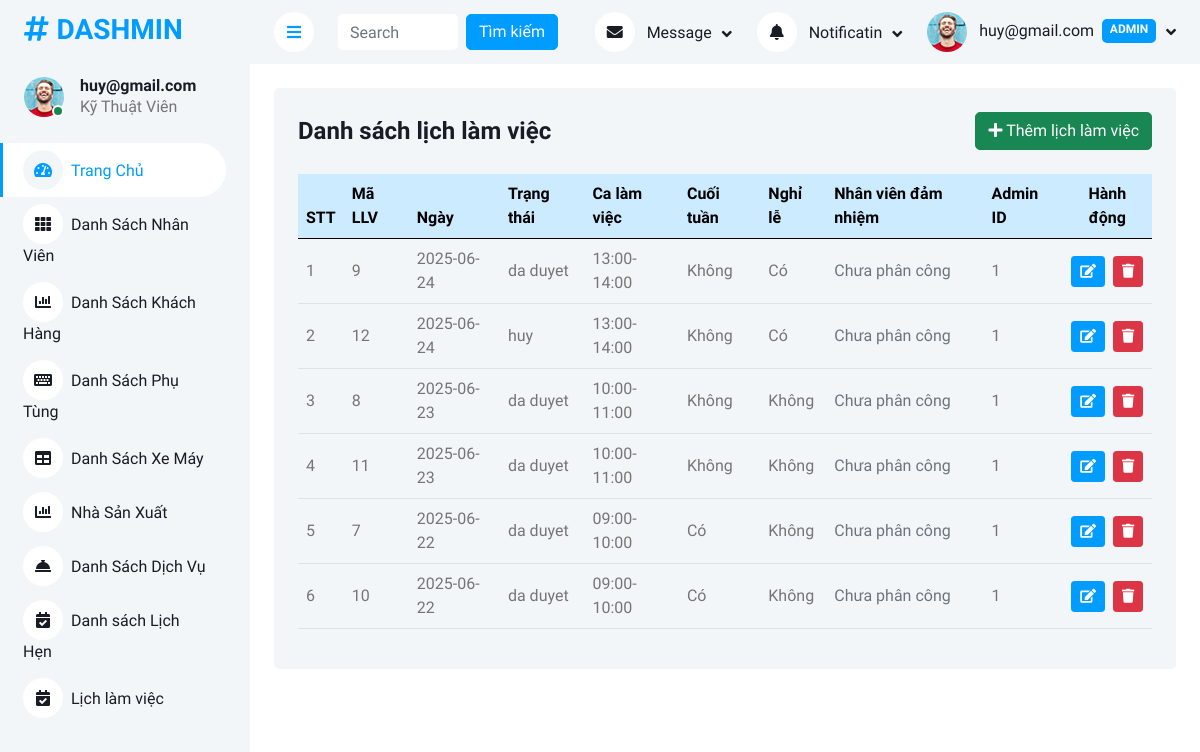
Page /Admin/danhsachlichlamviec.php (signed in) on the earlier database version.
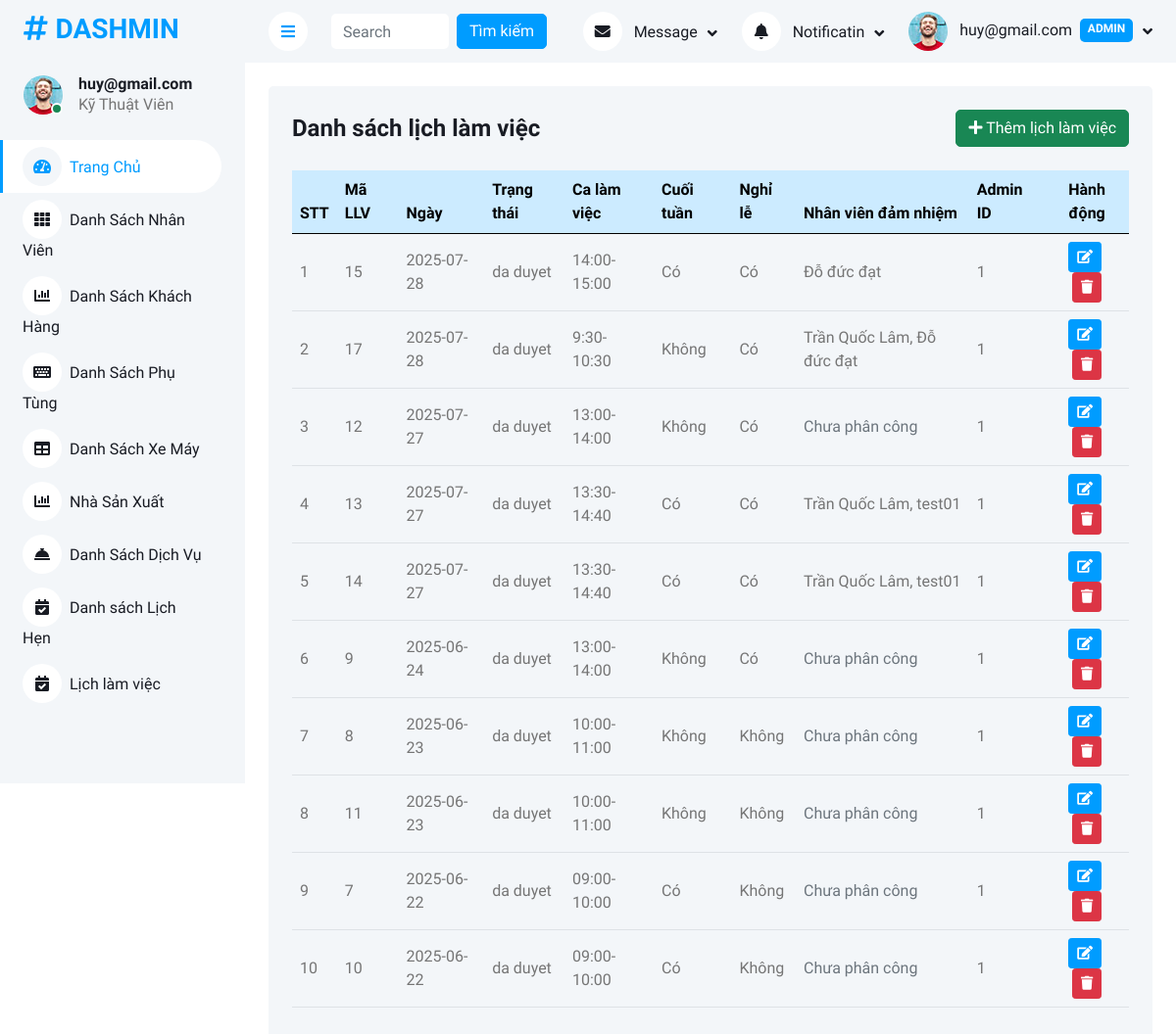
Same page on the later database version.
### tables this page shows
CREATE TABLE `lichlamviec` (
  `MaLLV` int(11) NOT NULL,
  `ngay` date DEFAULT NULL,
  `TrangThai` enum('cho duyet','da duyet','huy') DEFAULT NULL,
  `ThoiGianCa` varchar(255) DEFAULT NULL,
  `LaNgayCuoiTuan` tinyint(1) NOT NULL DEFAULT 0,
  `LaNgayNghiLe` tinyint(1) NOT NULL DEFAULT 0,
  `admin_AdminID` int(11) DEFAULT NULL
);

### Admin/controllers/LichLamViecController.php (called while the page is built, shortened)
<?php
require_once __DIR__ . '/../models/LichLamViecModel.php';
require_once __DIR__ . '/../models/PhanCongLichLamViecModel.php';
class LichLamViecController {
    private $lichLamViecModel;
    private $phanCongModel;
    public function __construct($db) {
        $this->lichLamViecModel = new LichLamViecModel($db);
        $this->phanCongModel = new PhanCongLichLamViecModel($db);
    }
    public function index() {
        $dsLich = $this->lichLamViecModel->getAll();
        $phancongModel = $this->phanCongModel;
        require __DIR__ . '/../views/lichlamviec/list.php';
    }
}
?>

### Admin/models/LichLamViecModel.php (called while the page is built, shortened)
<?php
class LichLamViecModel {
    private $db;
    public function __construct($db) {
        $this->db = $db;
    }
    public function getAll() {
        $stmt = $this->db->prepare("SELECT * FROM lichlamviec ORDER BY ngay DESC");
        $stmt->execute();
        return $stmt->fetchAll(PDO::FETCH_ASSOC);
    }
}
?>

### Admin/models/PhanCongLichLamViecModel.php (called while the page is built, shortened)
<?php
class PhanCongLichLamViecModel
{
    private $db;
    public function __construct($db) { $this->db = $db; }
    public function getNhanVienByMaLLV($MaLLV) {
        $sql = "SELECT nv.MaNV, nv.TenNV
                FROM phancong_lichlamviec pc
                JOIN nhanvien nv ON pc.MaNV = nv.MaNV
                WHERE pc.MaLLV = ?";
        $stmt = $this->db->prepare($sql);
        $stmt->execute([$MaLLV]);
        return $stmt->fetchAll(PDO::FETCH_ASSOC);
    }
}
?>

### Admin/views/lichlamviec/list.php (the view)
<div class="container-fluid pt-4 px-4">
    <div class="bg-light rounded p-4">
        <div class="d-flex justify-content-between align-items-center mb-4">
            <h4 class="mb-0">Danh sách lịch làm việc</h4>
            <a href="?action=add" class="btn btn-success">
                <i class="fa fa-plus"></i> Thêm lịch làm việc
            </a>
        </div>
        <div class="table-responsive">
            <table class="table table-hover align-middle">
                <thead class="table-primary">
                    <tr>
                        <th>STT</th>
                        <th>Mã LLV</th>
                        <th>Ngày</th>
                        <th>Trạng thái</th>
                        <th>Ca làm việc</th>
                        <th>Cuối tuần</th>
                        <th>Nghỉ lễ</th>
                        <th>Nhân viên đảm nhiệm</th>
                        <th>Admin ID</th>
                        <th class="text-center">Hành động</th>
                    </tr>
                </thead>
                <tbody>
                    <?php if (!empty($dsLich)): ?>
                        <?php
                        foreach ($dsLich as $key => $llv):
                            $dsNhanVien = $phancongModel->getNhanVienByMaLLV($llv['MaLLV']);
                            $tenNhanVien = array_column($dsNhanVien, 'TenNV');
                        ?>
                            <tr>
                                <td><?= $key + 1 ?></td>
                                <td><?= htmlspecialchars($llv['MaLLV']) ?></td>
                                <td><?= htmlspecialchars($llv['ngay']) ?></td>
                                <td><?= htmlspecialchars($llv['TrangThai']) ?></td>
                                <td><?= htmlspecialchars($llv['ThoiGianCa']) ?></td>
                                <td><?= $llv['LaNgayCuoiTuan'] ? 'Có' : 'Không' ?></td>
                                <td><?= $llv['LaNgayNghiLe'] ? 'Có' : 'Không' ?></td>
                                <td>
                                    <?php
                                    if (!empty($tenNhanVien)) {
                                        echo htmlspecialchars(implode(', ', $tenNhanVien));
                                    } else {
                                        echo '<span class="text-muted">Chưa phân công</span>';
                                    }
                                    ?>
                                </td>
                                <td><?= htmlspecialchars($llv['admin_AdminID']) ?></td>
                                <td class="text-center">
                                    <a href="?action=edit&id=<?= $llv['MaLLV'] ?>" class="btn btn-sm btn-primary me-1" title="Sửa">
                                        <i class="fa fa-edit"></i>
                                    </a>
                                    <a href="?action=delete&id=<?= $llv['MaLLV'] ?>" class="btn btn-sm btn-danger"
                                       title="Xóa" onclick="return confirm('Bạn có chắc chắn muốn xóa lịch này?')">
                                        <i class="fa fa-trash"></i>
                                    </a>
                                </td>
                            </tr>
                        <?php endforeach; ?>
                    <?php else: ?>
                        <tr>
                            <td colspan="10" class="text-center text-muted">Không có lịch làm việc nào.</td>
                        </tr>
                    <?php endif; ?>
                </tbody>
            </table>
        </div>
    </div>
</div>

### Admin/danhsachlichlamviec.php (shortened to what this page needs)
<?php
require_once __DIR__ . '/controllers/LichLamViecController.php';
$action = $_GET['action'] ?? 'index';
$db = connectDB();
$ctrl = new LichLamViecController($db);
if (method_exists($ctrl, $action)) {
    $ctrl->$action();
} else {
    echo "<div class='p-4 text-danger'>Không tìm thấy chức năng <b>$action</b></div>";
}
$mainContent = ob_get_clean();
?>
<!DOCTYPE html>
<html lang="vi">
<head>
    <link href="https://cdnjs.cloudflare.com/ajax/libs/font-awesome/5.10.0/css/all.min.css" rel="stylesheet">
    <link href="https://cdn.jsdelivr.net/npm/bootstrap-icons@1.4.1/font/bootstrap-icons.css" rel="stylesheet">
    <link href="css/bootstrap.min.css" rel="stylesheet">
    <link href="css/style.css" rel="stylesheet">
</head>
<body>
    <div class="container-xxl position-relative bg-white d-flex p-0">
        <?php include('./layouts/sidebar.php') ?>
        <div class="content">
            <?php include('./layouts/navbar.php') ?>
            <?= $mainContent ?>
        </div>
    </div>
</body>
</html>

### Admin/layouts/sidebar.php (shortened to what this page needs)
<?php
$user = $_SESSION['user'] ?? null;
$role = $user['role'] ?? '';
$displayName = 'Jhon Doe';
$roleLabel = 'Chưa xác định';
if ($user) {
    if ($role === 'admin') {
        $displayName = $user['data']['username'] ?? $user['data']['name'] ?? 'Admin';
        $roleLabel = $user['data']['Roles'] ?? 'Admin';
    } elseif ($role === 'staff') {
        $displayName = $user['data']['TenNV'] ?? 'Staff';
        $roleLabel = $user['data']['Roles'] ?? 'Nhân viên';
    }
}
?>
<div class="sidebar pe-4 pb-3">
    <nav class="navbar bg-light navbar-light">
        <a href="index.php" class="navbar-brand mx-4 mb-3">
            <h3 class="text-primary"><i class="fa fa-hashtag me-2"></i>DASHMIN</h3>
        </a>
        <div class="d-flex align-items-center ms-4 mb-4">
            <div class="position-relative">
                <img class="rounded-circle" src="img/user.jpg" alt="" style="width: 40px; height: 40px;">
                <div class="bg-success rounded-circle border border-2 border-white position-absolute end-0 bottom-0 p-1"></div>
            </div>
            <div class="ms-3">
                <h6 class="mb-0"><?php echo htmlspecialchars($displayName); ?></h6>
                <span><?php echo htmlspecialchars($roleLabel); ?></span>
            </div>
        </div>
        <div class="navbar-nav w-100">
            <a href="index.php" class="nav-item nav-link active"><i class="fa fa-tachometer-alt me-2"></i>Trang Chủ</a>
            <?php if ($role === 'admin'): ?>
                <a href="NVmanagement.php" class="nav-item nav-link"><i class="fa fa-th me-2"></i>Danh Sách Nhân Viên</a>
                <a href="khachhang.php" class="nav-item nav-link"><i class="fa fa-chart-bar me-2"></i>Danh Sách Khách Hàng</a>
                <a href="form.php" class="nav-item nav-link"><i class="fa fa-keyboard me-2"></i>Danh Sách Phụ Tùng</a>
                <a href="table.php" class="nav-item nav-link"><i class="fa fa-table me-2"></i>Danh Sách Xe Máy</a>
                <a href="nhasanxuat.php" class="nav-item nav-link"><i class="fa fa-chart-bar me-2"></i>Nhà Sản Xuất</a>
                <a href="dichvu.php" class="nav-item nav-link"><i class="fa fa-concierge-bell me-2"></i>Danh Sách Dịch Vụ</a>
                <a href="danhsachlichhen.php" class="nav-item nav-link"><i class="fa fa-calendar-check me-2"></i>Danh sách Lịch Hẹn</a>
                                    <a href="danhsachlichlamviec.php" class="nav-item nav-link"><i class="fa fa-calendar-check me-2"></i>Lịch làm việc</a>
            <?php endif; ?>
        </div>
    </nav>
</div>

### Admin/layouts/navbar.php (shortened to what this page needs)
<?php
$user = $_SESSION['user'] ?? null;
$displayName = '';
$roleLabel = '';
if ($user) {
    if ($user['role'] === 'admin') {
        $displayName = $user['data']['username'] ?? $user['data']['name'] ?? 'Admin';
        $roleLabel = '<span class="badge bg-primary ms-2">ADMIN</span>';
    } elseif ($user['role'] === 'staff') {
        $displayName = $user['data']['TenNV'] ?? 'Staff';
        $roleLabel = '<span class="badge bg-success ms-2">STAFF</span>';
    }
} else {
    $displayName = 'User';
}
?>
<nav class="navbar navbar-expand bg-light navbar-light sticky-top px-4 py-0">
    <a href="#" class="sidebar-toggler flex-shrink-0">
        <i class="fa fa-bars"></i>
    </a>
    <form class="d-none d-md-flex ms-4" id="searchForm" method="get" action="" style="max-width:220px;">
        <input id="searchInput" name="search" class="form-control border-0" type="search" placeholder="Search"
               style="height:36px; font-size:16px; padding-top:0; padding-bottom:0;"/>
        <button type="submit" class="btn btn-primary ms-2" style="height:36px; font-size:16px; padding:0 12px;white-space:nowrap;display:flex;align-items:center;">
            Tìm kiếm
        </button>
    </form>
    <div class="navbar-nav align-items-center ms-auto">
        <div class="nav-item dropdown">
            <a href="#" class="nav-link dropdown-toggle" data-bs-toggle="dropdown">
                <i class="fa fa-envelope me-lg-2"></i>
                <span class="d-none d-lg-inline-flex">Message</span>
            </a>
        </div>
        <div class="nav-item dropdown">
            <a href="#" class="nav-link dropdown-toggle" data-bs-toggle="dropdown">
                <i class="fa fa-bell me-lg-2"></i>
                <span class="d-none d-lg-inline-flex">Notificatin</span>
            </a>
        </div>
        <div class="nav-item dropdown">
            <a href="#" class="nav-link dropdown-toggle" data-bs-toggle="dropdown">
                <img class="rounded-circle me-lg-2" src="img/user.jpg" alt="" style="width: 40px; height: 40px;">
                <span class="d-none d-lg-inline-flex">
                    <?php echo htmlspecialchars($displayName); ?><?php echo $roleLabel; ?>
                </span>
            </a>
        </div>
    </div>
</nav>

### Admin/css/style.css (style rules this page uses)
:root { --primary: #009CFF; --light: #F3F6F9; --dark: #191C24; }
.btn { transition: .5s; }
.btn.btn-primary { color: #FFFFFF; }
.sidebar { position: fixed; top: 0; left: 0; bottom: 0; width: 250px; height: 100vh; overflow-y: auto; background: var(--light); transition: 0.5s; z-index: 999; }
.content { margin-left: 250px; min-height: 100vh; background: #FFFFFF; transition: 0.5s; }
@media (min-width: 992px) { .sidebar { margin-left: 0; } }
@media (min-width: 992px) { .content { width: calc(100% - 250px); } }
.sidebar .navbar .navbar-nav .nav-link { padding: 7px 20px; color: var(--dark); font-weight: 500; border-left: 3px solid var(--light); border-radius: 0 30px 30px 0; outline: none; }
.sidebar .navbar .navbar-nav .nav-link:hover, .sidebar .navbar .navbar-nav .nav-link.active { color: var(--primary); background: #FFFFFF; border-color: var(--primary); }
.sidebar .navbar .navbar-nav .nav-link i { width: 40px; height: 40px; display: inline-flex; align-items: center; justify-content: center; background: #FFFFFF; border-radius: 40px; }
.sidebar .navbar .navbar-nav .nav-link:hover i, .sidebar .navbar .navbar-nav .nav-link.active i { background: var(--light); }
.content .navbar .navbar-nav .nav-link { margin-left: 25px; padding: 12px 0; color: var(--dark); outline: none; }
.content .navbar .sidebar-toggler, .content .navbar .navbar-nav .nav-link i { width: 40px; height: 40px; display: inline-flex; align-items: center; justify-content: center; background: #FFFFFF; border-radius: 40px; }
.content .navbar .dropdown-toggle::after { margin-left: 6px; vertical-align: middle; border: none; content: "\f107"; font-family: "Font Awesome 5 Free"; font-weight: 900; transition: .5s; }

Differences in the rows shown:
added lichlamviec: MaLLV "15", ngay "2025-07-28", TrangThai "da duyet", ThoiGianCa "14:00-15:00", LaNgayCuoiTuan "Có", LaNgayNghiLe "Có", tenNhanVien "Đỗ đức đạt", admin_AdminID "1"
added lichlamviec: MaLLV "17", ngay "2025-07-28", TrangThai "da duyet", ThoiGianCa "9:30-10:30", LaNgayCuoiTuan "Không", LaNgayNghiLe "Có", tenNhanVien "Trần Quốc Lâm, Đỗ đức đạt", admin_AdminID "1"
changed lichlamviec id 12: ngay "2025-06-24" → "2025-07-27"; TrangThai "huy" → "da duyet"; moves up the list
added lichlamviec: MaLLV "13", ngay "2025-07-27", TrangThai "da duyet", ThoiGianCa "13:30-14:40", LaNgayCuoiTuan "Có", LaNgayNghiLe "Có", tenNhanVien "Trần Quốc Lâm, test01", admin_AdminID "1"
added lichlamviec: MaLLV "14", ngay "2025-07-27", TrangThai "da duyet", ThoiGianCa "13:30-14:40", LaNgayCuoiTuan "Có", LaNgayNghiLe "Có", tenNhanVien "Trần Quốc Lâm, test01", admin_AdminID "1"
